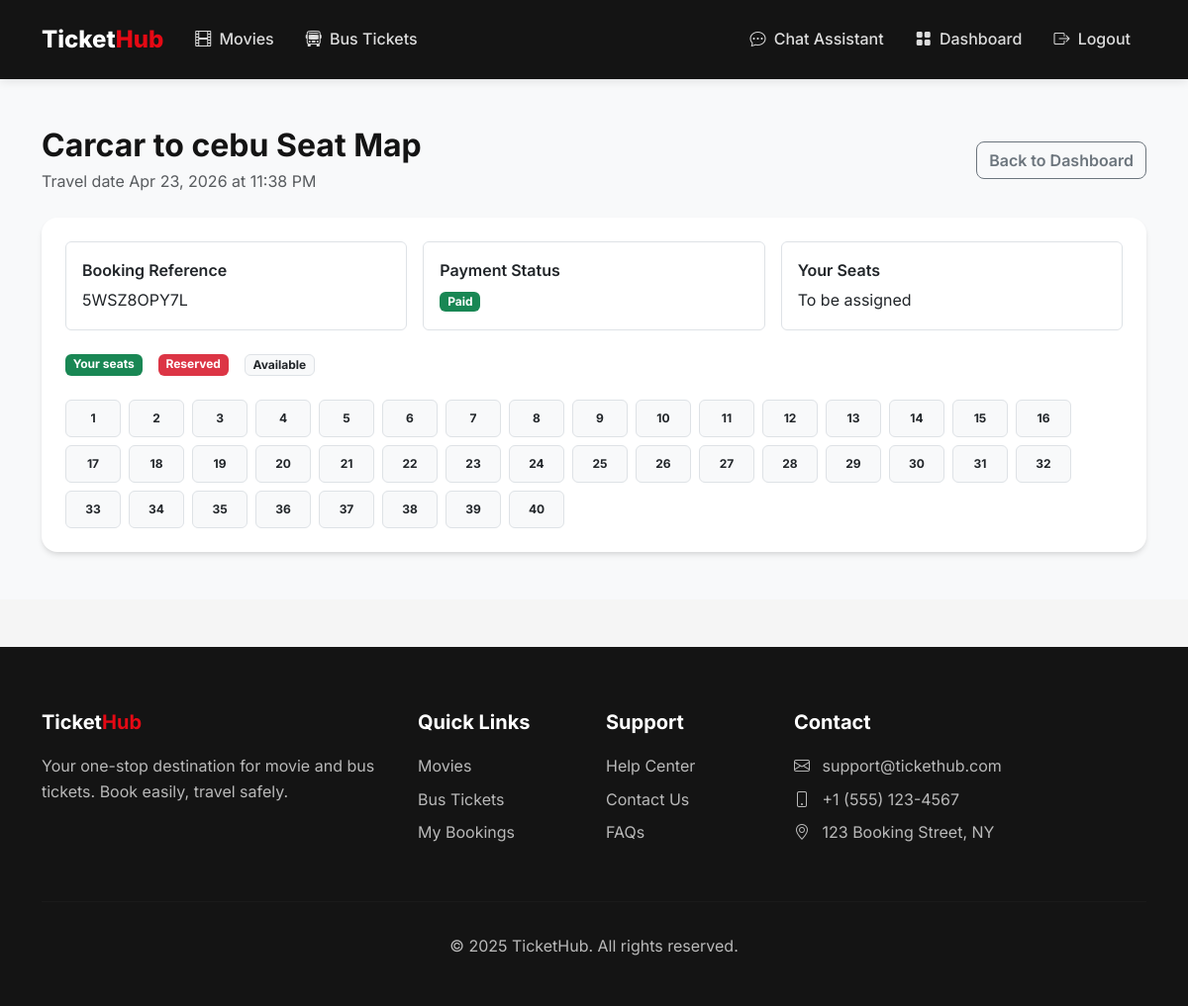
Page /booking/bus/3/seat-history (signed in) on the committed database.
### flask_app/app.py (models this page shows)
class BusBooking(db.Model):
    id = db.Column(db.Integer, primary_key=True)
    user_id = db.Column(db.Integer, db.ForeignKey('user.id'), nullable=False)
    schedule_id = db.Column(db.Integer, db.ForeignKey('bus_schedule.id'), nullable=False)
    num_tickets = db.Column(db.Integer, nullable=False)
    seat_numbers = db.Column(db.String(200))
    passenger_names = db.Column(db.Text)
    total_amount = db.Column(db.Float, nullable=False)
    payment_status = db.Column(db.String(20), default='pending')  # pending, completed, failed, refunded
    payment_method = db.Column(db.String(20))     # 'card', 'gcash', 'paymaya', 'paypal'
    payment_reference = db.Column(db.String(255)) # PayMongo source/payment id
    booking_reference = db.Column(db.String(20), unique=True)
    is_verified = db.Column(db.Boolean, default=False, nullable=False)
    verified_at = db.Column(db.DateTime, nullable=True)
    verified_by_id = db.Column(db.Integer, db.ForeignKey('user.id'), nullable=True)
    cancelled_at = db.Column(db.DateTime, nullable=True)
    cancelled_by_id = db.Column(db.Integer, db.ForeignKey('user.id'), nullable=True)
    cancellation_reason = db.Column(db.String(255), nullable=True)
    refund_reference = db.Column(db.String(255), nullable=True)
    refunded_at = db.Column(db.DateTime, nullable=True)
    created_at = db.Column(db.DateTime, default=datetime.utcnow)
    verified_by = db.relationship('User', foreign_keys=[verified_by_id], backref='verified_bus_bookings')
    cancelled_by = db.relationship('User', foreign_keys=[cancelled_by_id], backref='cancelled_bus_bookings')

### flask_app/app.py (the view)
@app.route('/booking/<booking_type>/<int:booking_id>/seat-history')
@login_required
def booking_seat_history(booking_type, booking_id):
    booking_type = str(booking_type or '').strip().lower()
    booking = get_booking_for_request(booking_type, booking_id)
    if not user_can_access_booking(current_user, booking):
        flash('You do not have permission to view this booking.', 'error')
        return redirect(url_for('dashboard'))
    seat_context = build_booking_seat_history_context(booking_type, booking)
    return render_template('dashboard/seat_history.html', booking=booking, booking_type=booking_type, seat_context=seat_context)

### flask_app/app.py (called while the page is built)
@app.after_request
def add_no_cache_headers(response):
    if request.endpoint != 'static':
        response.headers['Cache-Control'] = 'no-store, no-cache, must-revalidate, private, max-age=0'
        response.headers['Pragma'] = 'no-cache'
        response.headers['Expires'] = '0'
    return response

def get_booking_for_request(booking_type, booking_id):
    if booking_type == 'movie':
        return MovieBooking.query.get_or_404(booking_id)
    if booking_type == 'bus':
        return BusBooking.query.get_or_404(booking_id)
    raise ValueError('Invalid booking type')

@app.template_filter('payment_status_label')
def payment_status_label_filter(value):
    return payment_status_label(value)

@app.template_filter('payment_status_badge_class')
def payment_status_badge_class_filter(value):
    return payment_status_badge_class(value)

@login_manager.user_loader
def load_user(user_id):
    return User.query.get(int(user_id))

def get_reserved_bus_seats(schedule_id, statuses=None):
    if not statuses:
        statuses = ['pending', 'paid', 'completed']
    reserved = set()
    unknown = 0
    bookings = BusBooking.query.filter(
        BusBooking.schedule_id == schedule_id,
        BusBooking.payment_status.in_(statuses)
    ).all()
    for b in bookings:
        if b.seat_numbers:
            for s in b.seat_numbers.split(','):
                s2 = (s or '').strip()
                if s2:
                    reserved.add(s2)
        else:
            unknown += int(b.num_tickets or 0)
    return reserved, unknown

def user_can_access_booking(user, booking):
    return bool(user and booking and (user.is_admin or booking.user_id == user.id))

### flask_app/status_utils.py (called while the page is built)
def normalize_payment_status(value):
    status = str(value or '').strip().lower()
    if not status:
        return 'pending'
    if status in ('succeeded', 'captured'):
        return 'paid'
    return status

def payment_status_label(value):
    status = normalize_payment_status(value)
    return PAYMENT_STATUS_META.get(status, (status.replace('_', ' ').title(), 'secondary'))[0]

def payment_status_badge_class(value):
    status = normalize_payment_status(value)
    return PAYMENT_STATUS_META.get(status, ('Unknown', 'secondary'))[1]

### flask_app/templates/dashboard/seat_history.html (shortened to what this page needs)
{% extends 'base.html' %}
{% block content %}
<section class="py-5" style="background:#f8f9fa;">
    <div class="container">
        <div class="d-flex justify-content-between align-items-center mb-4 flex-wrap gap-3">
            <div>
                <h2 class="fw-bold mb-1">{{ seat_context.title }}</h2>
                <div class="text-muted">{{ seat_context.subtitle }}</div>
            </div>
            <a href="{{ url_for('dashboard') }}" class="btn btn-outline-secondary">Back to Dashboard</a>
        </div>
        <div class="card">
            <div class="card-body p-4">
                <div class="row g-3 mb-4">
                    <div class="col-md-4">
                        <div class="border rounded p-3 h-100">
                            <div class="fw-semibold mb-1">Booking Reference</div>
                            <div>{{ booking.booking_reference }}</div>
                        </div>
                    </div>
                    <div class="col-md-4">
                        <div class="border rounded p-3 h-100">
                            <div class="fw-semibold mb-1">Payment Status</div>
                            <span class="badge bg-{{ booking.payment_status|payment_status_badge_class }}">{{ booking.payment_status|payment_status_label }}</span>
                        </div>
                    </div>
                    <div class="col-md-4">
                        <div class="border rounded p-3 h-100">
                            <div class="fw-semibold mb-1">Your Seats</div>
                            <div>{{ seat_context.raw_selected_seats|join(', ') if seat_context.raw_selected_seats else 'To be assigned' }}</div>
                        </div>
                    </div>
                </div>
                <div class="d-flex gap-3 flex-wrap mb-4">
                    <span class="badge bg-success">Your seats</span>
                    <span class="badge bg-danger">Reserved</span>
                    <span class="badge bg-light text-dark border">Available</span>
                </div>
                <div class="d-flex flex-wrap gap-2">
                    {% for seat in seat_context.all_seats %}
                        {% set is_selected = seat in seat_context.selected_seats %}
                        {% set is_reserved = seat in seat_context.reserved_seats %}
                        <span class="badge {% if is_selected %}bg-success{% elif is_reserved %}bg-danger{% else %}bg-light text-dark border{% endif %}" style="min-width:56px;padding:0.75rem 0.5rem;">
                            {{ seat }}
                        </span>
                    {% endfor %}
                </div>
            </div>
        </div>
    </div>
</section>
{% endblock %}

### flask_app/static/css/main.css (style rules this page uses)
:root { --primary: #E50914; --primary-dark: #B20710; --secondary: #0A84FF; --dark: #141414; --dark-lighter: #1F1F1F; --gray-100: #F5F5F5; --gray-200: #E5E5E5; --gray-300: #D4D4D4; --gray-600: #6B7280; --gray-800: #2D2D2D; --success: #22C55E; --warning: #F59E0B; }
* { margin: 0; padding: 0; box-sizing: border-box; }
body { font-family: 'Inter', -apple-system, BlinkMacSystemFont, sans-serif; background-color: var(--gray-100); color: var(--dark); line-height: 1.6; }
.card { border: none; border-radius: 16px; box-shadow: 0 4px 6px -1px rgba(0,0,0,0.1), 0 2px 4px -1px rgba(0,0,0,0.06); transition: all 0.3s ease; overflow: hidden; }
.card { border-radius: 16px; box-shadow: 0 4px 12px rgba(0,0,0,0.07); border: none; }
.btn-outline-secondary { border-radius: 8px; font-weight: 600; }
.fw-bold { font-weight: 700 !important; }

### flask_app/templates/base.html (style rules this page uses)
:root { --primary: #E50914; --primary-dark: #B20710; --secondary: #0A84FF; --dark: #141414; --dark-lighter: #1F1F1F; --gray-100: #F5F5F5; --gray-200: #E5E5E5; --gray-300: #D4D4D4; --gray-600: #6B7280; --gray-800: #2D2D2D; --success: #22C55E; --warning: #F59E0B; }
* { margin: 0; padding: 0; box-sizing: border-box; }
body { font-family: 'Inter', -apple-system, BlinkMacSystemFont, sans-serif; background-color: var(--gray-100); color: var(--dark); line-height: 1.6; }
.card { border: none; border-radius: 16px; box-shadow: 0 4px 6px -1px rgba(0,0,0,0.1), 0 2px 4px -1px rgba(0,0,0,0.06); transition: all 0.3s ease; overflow: hidden; }

### rows in the picture
BusBooking: booking_reference "5WSZ8OPY7L", payment_status|payment_status_label "Paid"

### other values in the picture
{{ seat_context.title }} "Carcar to cebu Seat Map"
{{ seat_context.subtitle }} "Travel date Apr 23, 2026 at 11:38 PM"
{{ seat }} "1" "2" "3" "4" "5" "6" "7" "8" "9" "10" "11" "12" "13" "14" "15" "16" "17" "18" "19" "20" "21" "22" "23" "24" "25" "26" "27" "28" "29" "30" "31" "32" "33" "34" "35" "36" "37" "38" "39" "40"
